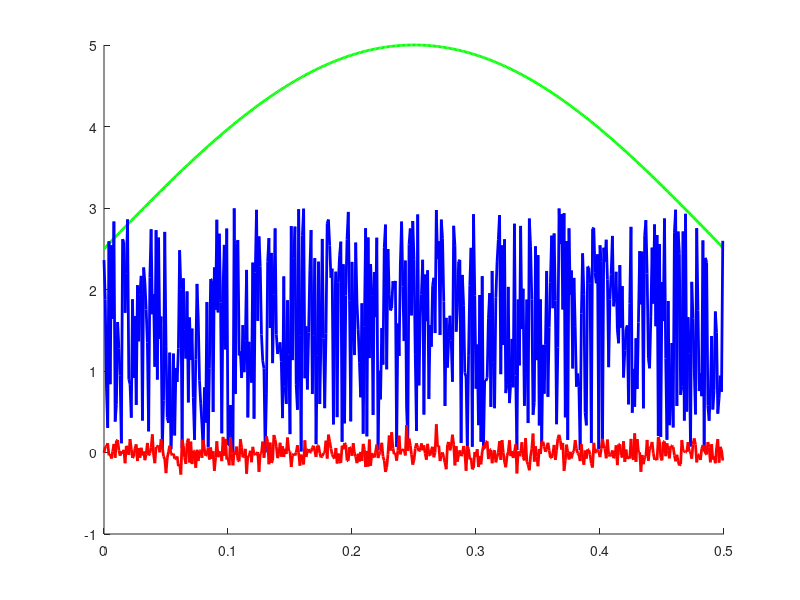

Reproduce this figure in MATLAB. (Note: this script raises an error after producing the figure.)
clc
clear
close all
set(0,'DefaultLineLineWidth',2)
%% TIMES ARE IN SECONDS BY DEFAULT
dt = 1e-3;
ms2samples = @(t_ms) floor((t_ms/dt)*(1e-3));
sec2samples = @(t_ms) floor((t_ms/dt));


%% Filler functions i'd want to construct stimulu file

%default params
preTimeDefault = 0.5;
postTimeDefault = 0.5;


%% Channel definitions - pulled from 2020.01.15.MBm04_awake3

% ? trigger (002 trig0)
% ? trigger (003 trig1)
% ? trigger (004 trig2)

% uWhisk (005 ugalv)
% uOpto (006 uopto)

% FR target (010 yRef)

%Thesse are one 4D vector, {0,1}

% ? Feedback Ctrl Gate (012 gate 0)
% ? Feedback Estim. Gate (013 gate1)
% ? Lock Stim Gate (014 gate2)
% ? Add Noise Gate (015 gate3)


%opto_noise ON (implies)-> CL gate OFF
%%
i2t = @(i) (i-1)*dt;
len2t = @(len) 0:dt:((len-1)*dt);

fOFF = @(len,params) zeros(1,len);

wClip = [-5,5]
clipFun = @(x,xmin,xmax) min(max(x,xmin),xmax);


optoNoiseMag = 3;
optoNoiseFun = @(len,mag) mag*rand(1,len);
optoNoiseFunDefault = @(len, ~) optoNoiseFun(len, optoNoiseMag);

whiskerNoiseMag = .1;
whiskerNoiseFun = @(len,mag) clipFun(mag*randn(1,len), wClip(1),wClip(2));
whiskerNoiseFunDefault = @(len, ~) whiskerNoiseFun(len,whiskerNoiseMag);

sinRaised = @(t) (sin(t)+1)/2;
sineFun = @(len,mag,freq) mag*sinRaised(2*pi*freq*len2t(len));

len=500
t = len2t(len);

figure(1)
clf
hold on
plot(t,sineFun(len,5,1),'g')
plot(t,optoNoiseFun(len,3),'b')
plot(t,whiskerNoiseFun(len,.1),'r')

hold off

%% construct dictionaries
array2cell = @(ary) arrayfun(@(a) {a}, ary);
buildConditionCell = @(cNameAry) array2cell(struct('conditionName',cNameAry));

ChannelMap = containers.Map()
ChannelMap('whisk') = 5;
ChannelMap('opto') = 6;

ColorsMap = containers.Map()
ColorsMap('whisk') = [1,.5,.5];
ColorsMap('opto') = [.3,.5,1];

fillStruct = @(Obj) fillColorChannel(Obj, ColorsMap, ChannelMap);

%% construct condition-specific dictionaries
offStruct = struct('function',fOFF);

whiskSweepStruct.function = whiskerNoiseFun;
whiskSweepStruct.type = 'whisk';
whiskSweepStruct = fillStruct(whiskSweepStruct);

whiskStruct.function = whiskerNoiseFunDefault
whiskStruct.type = 'whisk'
whiskStruct = fillStruct(whiskStruct);

optoNoiseStruct.function = optoNoiseFunDefault;
optoNoiseStruct.type = 'opto';
optoNoiseStruct = fillStruct(optoNoiseStruct);

ConditionStructMap = containers.Map()
ConditionStructMap('OFF') = offStruct;
ConditionStructMap('whisk_ON') = whiskStruct;
ConditionStructMap('whiskSweep_ON') = whiskSweepStruct;
ConditionStructMap('optoNoise_ON') = optoNoiseStruct;


getColor = @(name) ColorsMap(ConditionStructMap(name).type);


%% Phase 1A: Whisker Calibration

cond_1a = {'whiskSweep_ON'}
w_mags_sweep = num2cell([1,2,3,4,5]/5); 

%binding conditions and params should be different than binding conditions?
sweep = struct('conditionName',cond_1a,'params',w_mags_sweep);
sweepConditions = array2cell(sweep);

%%
Phase1A.title = 'Phase 1A: Whisker Calibration Sweep';
Phase1A.times = [0.5, 5.0, 4. ];
Phase1A.nreps = 10;
Phase1A.dt = dt;

Phase1A.conditions = sweepConditions;
Phase1A.nCond = length(sweepConditions);
[ Phase1A ] = generateStimuli( Phase1A, ConditionStructMap ,ChannelMap,ColorsMap);

figure(2)
clf
plotExptPhase(Phase1A)

set(gcf,'Position',[144   563   676   242])

%% Phase 1B: Identification stimulus
Phase1B.title = 'Phase 1B: Whisker & Opto Identification Stimulus';

whisk_cond = buildConditionCell({'whisk_OFF','whisk_ON'});
opto_noise_cond = buildConditionCell({'optoNoise_OFF','optoNoise_ON'});
Phase1B.options = {opto_noise_cond, whisk_cond}

Phase1B.times = [0.5, 5.0, 0.5];
Phase1B.nreps = 10;
Phase1B.dt = dt;

[ Phase1B.conditions, Phase1B.nCond ] = combineConditionsMulti(Phase1B.options);
[ Phase1B ] = generateStimuli( Phase1B, ConditionStructMap ,ChannelMap,ColorsMap);

figure(3)
clf
plotExptPhase(Phase1B)
set(gcf,'Position',[   144   171   676   318])


%%


























